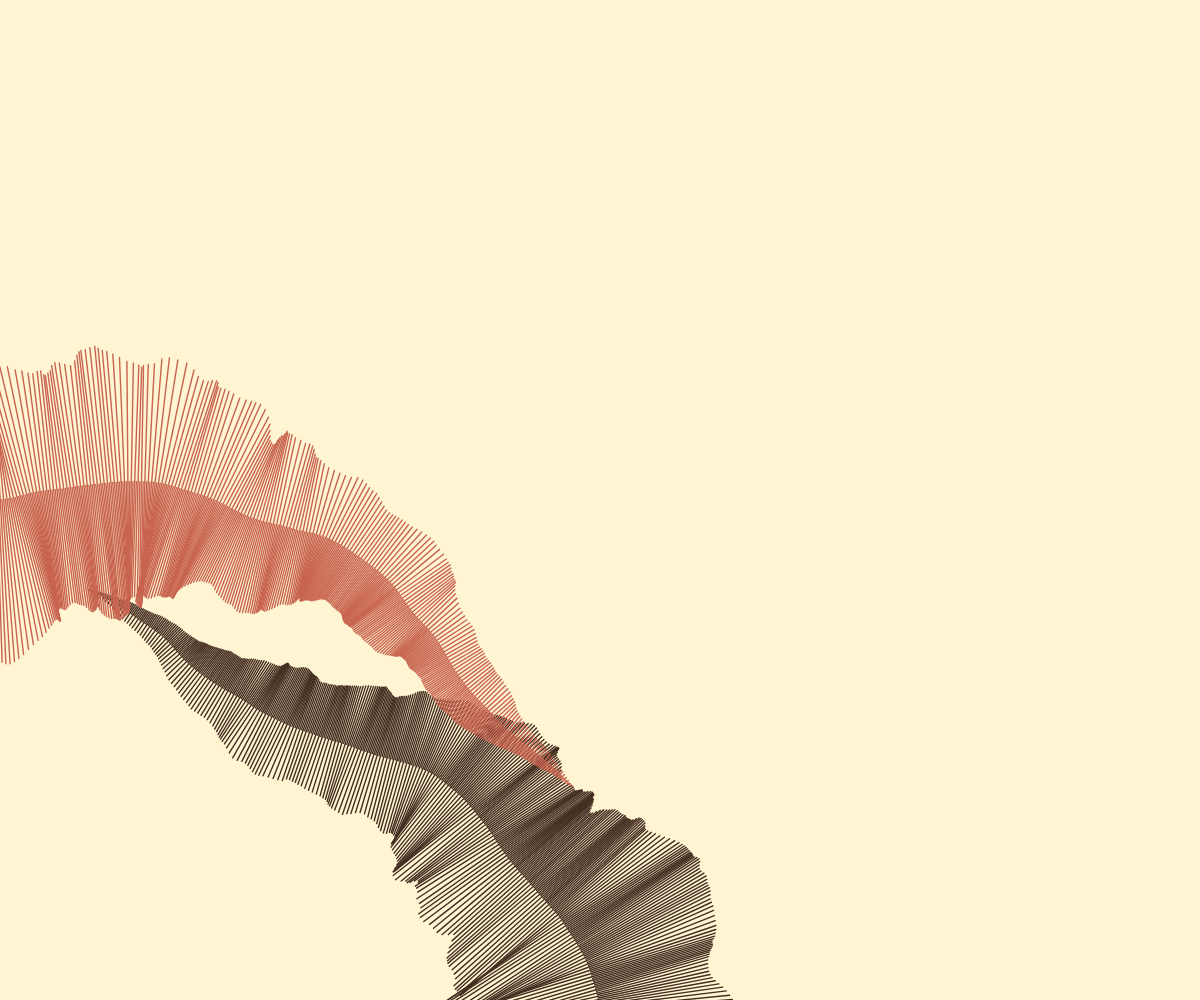
Frame 1 (no input)
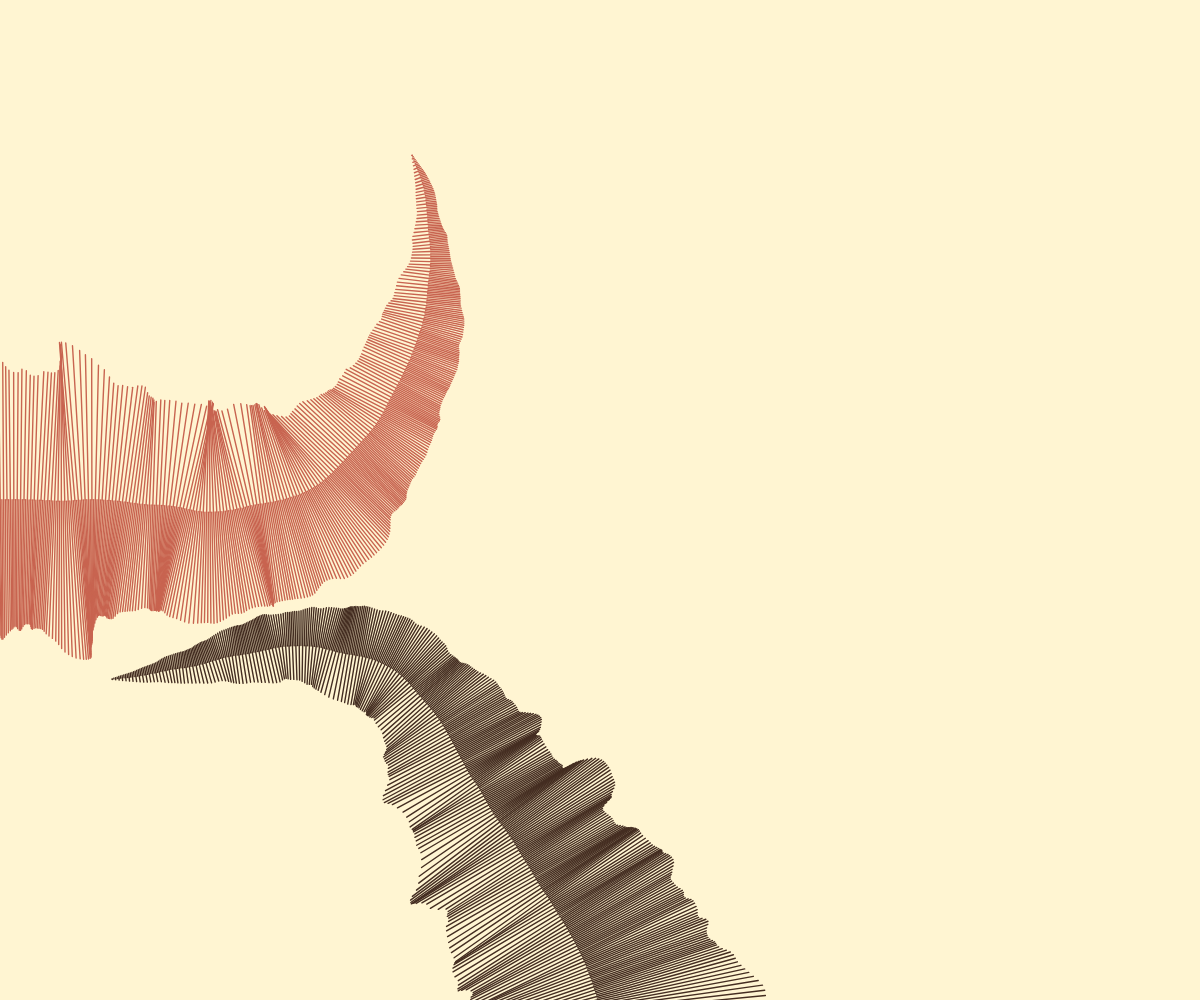
Frame 2 (the mouse pressed at the canvas centre, redrawn once)

The p5.js sketch that drew these frames (run headless with seeded random() and noise() and a simulated clock; the mouse was pressed at the canvas centre and the sketch redrawn once):

// p5.js sketch
// ── sketch.js
function windowResized() {
  setup(0);
}

function setup() {
  createCanvas(windowWidth, windowHeight);
}

function draw() {
  noLoop();
  frameRate(1);
  background(255,245,210);
  noiseSeed(map(random(), 0, 1, 0, 1000));
  translate(width/2, height + 20);
  strokeWeight(1.4);

  let len = 700;
  let spacing = 1.7;
  let xoff = 0;
  let yoff = 50;
  let n = 0;
  for (let i = 0; i < len; i=i+spacing) {
    let completion = (len - i) / len;
    n++;
    translate(0, -spacing);
    angleMode(DEGREES);
    xoff = xoff + 0.09;
    rotate(2 * map(noise(xoff), 0, 1, -1, 1));
    yoff = yoff + 0.04;
    let lineLen = map(noise(yoff), 0, 1, 100 * completion, 200 * completion);
    stroke(68, 45, 33);
    line(0,0,lineLen,0);
    if (n%2 == 0) {
      line(0,0,-lineLen,0);
    }
  }

  xoff = 100;
  yoff = 150;
  n = 0;
  resetMatrix();
  translate(-10, height/2);
  rotate(90);
  for (let i = 0; i < len; i=i+spacing) {
    let completion = (len - i) / len;
    n++;
    translate(0, -spacing);
    angleMode(DEGREES);
    xoff = xoff + 0.09;
    rotate(2 * map(noise(xoff), 0, 1, -1, 1));
    yoff = yoff + 0.04;
    let lineLen = map(noise(yoff), 0, 1, 100 * completion, 200 * completion);
    stroke(200, 100, 80);
    line(0,0,lineLen,0);
    if (n%2 == 0) {
      line(0,0,-lineLen,0);
    }
  }
}
